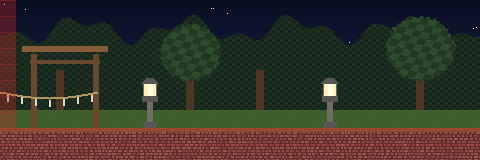

Rendered tile map (Tiled .tmx) drawn with the repository's tilesets; below, a short description and the full map source, tile grids included:
An orthogonal 30x10 tile map with 16x16 px tiles, 3 tile layers (background, main, collision), 2 tilesets and 6 objects (2x Light, CameraZone, PlayerStart, Knight, Door).

<map version="1.8" tiledversion="1.8.0" orientation="orthogonal" renderorder="right-down" width="30" height="10" tilewidth="16" tileheight="16" infinite="0" nextlayerid="5" nextobjectid="7">
 <properties>
  <property name="music" value="park_dread" />
  <property name="room_id" value="shrine_path" />
  <property name="title" value="The shrine path" />
  <property name="lighting" value="palette" />
  <property name="ambient" value="0.25" />
  <property name="light_levels" value="4" />
  <property name="light_curve" value="perceived" />
  <property name="light_dither" value="false" />
  <property name="backdrop" value="#101a2a" />
  <property name="glow_light" value="#fff0ba, #fffce6" />
  <property name="attach" value="Search" />
  <property name="Search.Room" value="2" />
 </properties>
 <tileset firstgid="1" name="shrine_path_tiles" tilewidth="16" tileheight="16" tilecount="257" columns="16">
  <properties>
   <property name="normal" value="shrine_path_tiles_n.png" />
  </properties>
  <image source="shrine_path_tiles.png" width="256" height="272" />
 </tileset>
 <tileset firstgid="258" source="../../engine/blutmond_collision.tsx" />
 <layer id="1" name="background" width="30" height="10">
  <properties>
   <property name="role" value="background" />
  </properties>
  <data encoding="csv">
1,2,3,3,3,3,3,3,3,3,3,4,5,6,7,3,3,8,3,3,3,3,3,3,3,3,3,3,3,3,
9,9,9,10,11,12,13,14,9,15,16,17,18,19,9,9,20,21,22,23,24,9,25,26,27,28,29,30,31,32,
33,34,35,36,37,38,39,40,41,42,43,44,45,46,47,48,49,50,51,52,53,54,55,56,57,58,59,60,61,62,
63,64,65,66,67,68,69,70,71,72,73,74,75,76,77,78,79,80,81,82,83,84,85,86,87,88,89,90,91,92,
93,94,95,96,97,98,99,100,101,102,103,104,105,106,107,108,109,110,111,112,113,114,115,116,117,118,119,120,121,122,
123,124,125,126,127,128,129,130,131,132,133,134,135,136,137,138,139,140,141,142,143,144,145,146,147,148,149,150,151,152,
153,154,155,156,157,158,159,160,161,162,163,164,165,166,167,168,169,170,171,172,173,174,175,176,177,178,179,180,181,182,
183,184,185,186,187,188,189,190,191,192,193,194,190,186,187,193,194,190,186,187,195,196,190,186,187,193,194,190,186,197,
0,0,0,0,0,0,0,0,0,0,0,0,0,0,0,0,0,0,0,0,0,0,0,0,0,0,0,0,0,0,
0,0,0,0,0,0,0,0,0,0,0,0,0,0,0,0,0,0,0,0,0,0,0,0,0,0,0,0,0,0
</data>
 </layer>
 <layer id="2" name="main" width="30" height="10">
  <properties>
   <property name="role" value="main" />
  </properties>
  <data encoding="csv">
0,0,0,0,0,0,0,0,0,0,0,0,0,0,0,0,0,0,0,0,0,0,0,0,0,0,0,0,0,0,
0,0,0,0,0,0,0,0,0,0,0,0,0,0,0,0,0,0,0,0,0,0,0,0,0,0,0,0,0,0,
0,0,0,0,0,0,0,0,0,0,0,0,0,0,0,0,0,0,0,0,0,0,0,0,0,0,0,0,0,0,
0,0,0,0,0,0,0,0,0,0,0,0,0,0,0,0,0,0,0,0,0,0,0,0,0,0,0,0,0,0,
0,0,0,0,0,0,0,0,0,0,0,0,0,0,0,0,0,0,0,0,0,0,0,0,0,0,0,0,0,0,
0,0,0,0,0,0,0,0,0,0,0,0,0,0,0,0,0,0,0,0,0,0,0,0,0,0,0,0,0,0,
0,0,0,0,0,0,0,0,0,0,0,0,0,0,0,0,0,0,0,0,0,0,0,0,0,0,0,0,0,0,
0,0,0,0,0,0,0,0,0,0,0,0,0,0,0,0,0,0,0,0,0,0,0,0,0,0,0,0,0,0,
198,199,200,201,202,203,204,205,206,207,208,209,210,211,212,213,214,215,216,217,218,219,220,221,222,223,224,225,226,227,
228,229,230,231,232,233,234,235,236,237,238,239,240,241,242,243,244,245,246,247,248,249,250,251,252,253,254,255,256,257
</data>
 </layer>
 <layer id="3" name="collision" width="30" height="10" opacity="0.5">
  <properties>
   <property name="role" value="collision" />
  </properties>
  <data encoding="csv">
259,0,0,0,0,0,0,0,0,0,0,0,0,0,0,0,0,0,0,0,0,0,0,0,0,0,0,0,0,0,
259,0,0,0,0,0,0,0,0,0,0,0,0,0,0,0,0,0,0,0,0,0,0,0,0,0,0,0,0,0,
259,0,0,0,0,0,0,0,0,0,0,0,0,0,0,0,0,0,0,0,0,0,0,0,0,0,0,0,0,0,
259,0,0,0,0,0,0,0,0,0,0,0,0,0,0,0,0,0,0,0,0,0,0,0,0,0,0,0,0,0,
259,0,0,0,0,0,0,0,0,0,0,0,0,0,0,0,0,0,0,0,0,0,0,0,0,0,0,0,0,0,
259,0,0,0,0,0,0,0,0,0,0,0,0,0,0,0,0,0,0,0,0,0,0,0,0,0,0,0,0,0,
259,0,0,0,0,0,0,0,0,0,0,0,0,0,0,0,0,0,0,0,0,0,0,0,0,0,0,0,0,0,
259,0,0,0,0,0,0,0,0,0,0,0,0,0,0,0,0,0,0,0,0,0,0,0,0,0,0,0,0,0,
259,259,259,259,259,259,259,259,259,259,259,259,259,259,259,259,259,259,259,259,259,259,259,259,259,259,259,259,259,259,
259,259,259,259,259,259,259,259,259,259,259,259,259,259,259,259,259,259,259,259,259,259,259,259,259,259,259,259,259,259
</data>
 </layer>
 <objectgroup id="4" name="objects">
  <properties>
   <property name="role" value="objects" />
  </properties>
  <object id="1" name="room" type="CameraZone" x="0" y="0" width="480" height="160" />
  <object id="2" name="start" type="PlayerStart" x="440" y="128">
   <point />
   <properties>
    <property name="facing" value="left" />
   </properties>
  </object>
  <object id="3" name="lantern" type="Light" x="150" y="90">
   <point />
   <properties>
    <property name="colour" value="#ffb070" />
    <property name="radius" value="110" />
    <property name="height" value="16" />
    <property name="intensity" value="1.3" />
    <property name="flicker" value="0.3" />
    <property name="flicker_speed" value="6" />
   </properties>
  </object>
  <object id="4" name="lantern_east" type="Light" x="330" y="90">
   <point />
   <properties>
    <property name="colour" value="#ffb070" />
    <property name="radius" value="110" />
    <property name="height" value="16" />
    <property name="intensity" value="1.3" />
    <property name="flicker" value="0.3" />
    <property name="flicker_speed" value="6" />
   </properties>
  </object>
  <object id="5" name="knight" type="Knight" x="250" y="128">
   <point />
  </object>
  <object id="6" name="to_riverside" type="Door" x="464" y="80" width="16" height="48">
   <properties>
    <property name="target_room" value="riverside" />
    <property name="target_door" value="to_shrine" />
    <property name="direction" value="east" />
   </properties>
  </object>
 </objectgroup>
</map>
